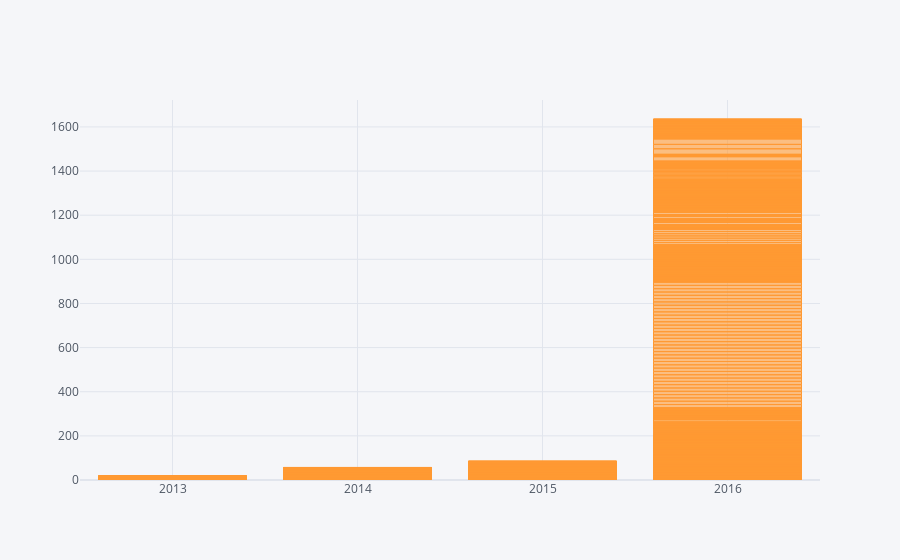

Here is the notebook cell this chart was saved with:
### Code cell
data1.iplot(kind='bar',x='PW_SOURCE_YEAR',y='TOTAL_WORKERS')

### Figure 1 — Plotly figure (JSON) as saved in the notebook; plotly's stock layout.template omitted (floating-point values rounded to 4 significant figures; data arrays with more than 128 entries replaced by an {"elided": "..."} marker saying what was removed)
{"data": [{"marker": {"color": "rgba(255, 153, 51, 0.6)", "line": {"color": "rgba(255, 153, 51, 1.0)", "width": 1}}, "name": "TOTAL_WORKERS", "orientation": "v", "text": "", "type": "bar", "x": {"elided": "999 int values"}, "y": {"elided": "999 int values"}}], "layout": {"legend": {"bgcolor": "#F5F6F9", "font": {"color": "#4D5663"}}, "paper_bgcolor": "#F5F6F9", "plot_bgcolor": "#F5F6F9", "title": {"font": {"color": "#4D5663"}}, "xaxis": {"gridcolor": "#E1E5ED", "showgrid": true, "tickfont": {"color": "#4D5663"}, "title": {"font": {"color": "#4D5663"}, "text": ""}, "zerolinecolor": "#E1E5ED"}, "yaxis": {"gridcolor": "#E1E5ED", "showgrid": true, "tickfont": {"color": "#4D5663"}, "title": {"font": {"color": "#4D5663"}, "text": ""}, "zerolinecolor": "#E1E5ED"}}}
